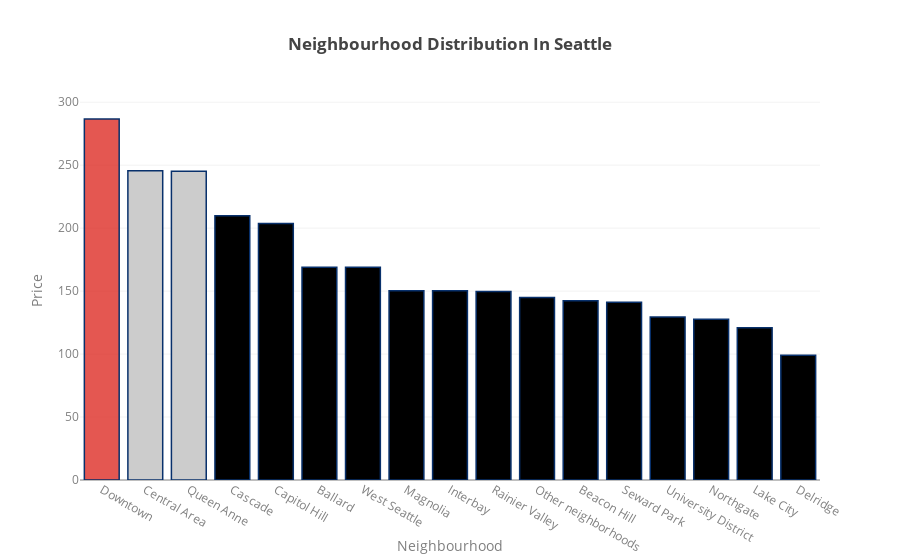

This figure's notebook cell:
### Code cell
neighbourhoodPrice_DF=inputDF.groupby('neighbourhood_group_cleansed').price_y.mean()
neighbourhoodPrice_DF=neighbourhoodPrice_DF.reset_index()
neighbourhoodPrice_DF=neighbourhoodPrice_DF.rename(columns={'price_y':'Average_Price'})
neighbourhoodPrice_DF=neighbourhoodPrice_DF.sort_values('Average_Price',ascending=[0])
neighbourhoodPrice_DF.head()


trace_room_type = go.Bar(x=neighbourhoodPrice_DF.neighbourhood_group_cleansed, y=neighbourhoodPrice_DF.Average_Price,
#                          text=roomType_DF.number_Of_Listings,
#                          textposition = 'auto',
    marker=dict(
        color=(['rgba(222,45,38,0.8)',
               'rgba(204,204,204,1)', 'rgba(204,204,204,1)',
               ]),
        line=dict(
            color='rgb(8,48,107)',
            width=1.5),
        ),
    
               )

layout= dict(
    title='<b>Neighbourhood Distribution In Seattle</b>',
    xaxis=dict(
        title='Neighbourhood',
        color='#7f7f7f',
        
        ),
    yaxis=dict(
        title='Price',
        color='#7f7f7f',
        
        )
    
)

data=[trace_room_type]
fig = dict( data=data, layout=layout )
py.iplot(fig)

### Figure 1 — Plotly figure (JSON) as saved in the notebook; plotly's stock layout.template omitted (floating-point values rounded to 4 significant figures)
{"data": [{"marker": {"color": ["rgba(222,45,38,0.8)", "rgba(204,204,204,1)", "rgba(204,204,204,1)"], "line": {"color": "rgb(8,48,107)", "width": 1.5}}, "type": "bar", "uid": "c4f6a3fd-b502-46fb-adf7-db1fbcc85bd9", "x": ["Downtown", "Central Area", "Queen Anne", "Cascade", "Capitol Hill", "Ballard", "West Seattle", "Magnolia", "Interbay", "Rainier Valley", "Other neighborhoods", "Beacon Hill", "Seward Park", "University District", "Northgate", "Lake City", "Delridge"], "y": [286.7, 245.6, 245.1, 209.9, 203.6, 169.0, 168.9, 150.4, 150.2, 149.7, 145.0, 142.4, 141.2, 129.5, 127.6, 120.8, 99.13]}], "layout": {"title": "<b>Neighbourhood Distribution In Seattle</b>", "xaxis": {"color": "#7f7f7f", "title": "Neighbourhood"}, "yaxis": {"color": "#7f7f7f", "title": "Price"}}}
